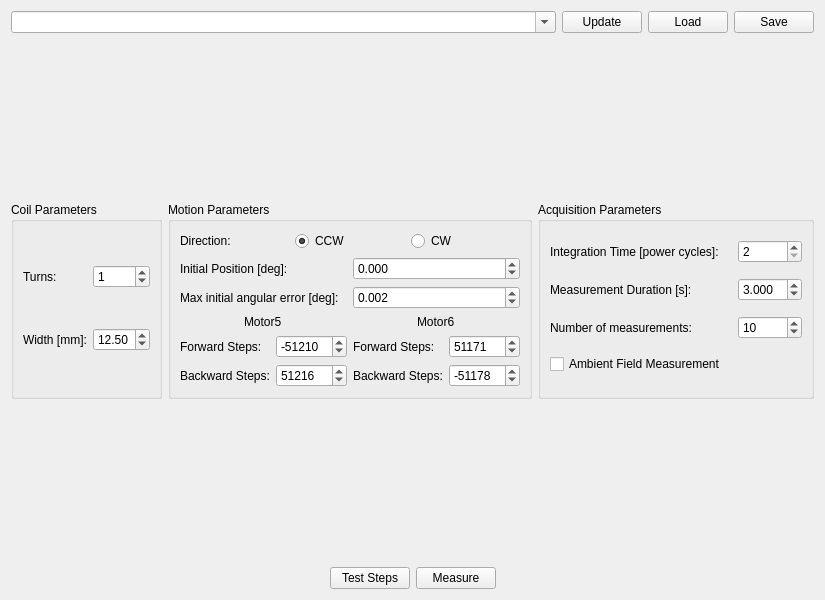
<?xml version="1.0" encoding="UTF-8"?>
<ui version="4.0">
 <class>wg_measurement</class>
 <widget class="QWidget" name="wg_measurement">
  <property name="geometry">
   <rect>
    <x>0</x>
    <y>0</y>
    <width>800</width>
    <height>600</height>
   </rect>
  </property>
  <property name="windowTitle">
   <string>Form</string>
  </property>
  <layout class="QGridLayout" name="gridLayout_7">
   <item row="5" column="0">
    <layout class="QHBoxLayout" name="horizontalLayout_2">
     <item>
      <spacer name="horizontalSpacer">
       <property name="orientation">
        <enum>Qt::Horizontal</enum>
       </property>
       <property name="sizeHint" stdset="0">
        <size>
         <width>40</width>
         <height>20</height>
        </size>
       </property>
      </spacer>
     </item>
     <item>
      <widget class="QPushButton" name="pbt_test">
       <property name="text">
        <string>Test Steps</string>
       </property>
      </widget>
     </item>
     <item>
      <widget class="QPushButton" name="pbt_measure">
       <property name="text">
        <string>Measure</string>
       </property>
      </widget>
     </item>
     <item>
      <spacer name="horizontalSpacer_2">
       <property name="orientation">
        <enum>Qt::Horizontal</enum>
       </property>
       <property name="sizeHint" stdset="0">
        <size>
         <width>40</width>
         <height>20</height>
        </size>
       </property>
      </spacer>
     </item>
    </layout>
   </item>
   <item row="4" column="0">
    <spacer name="verticalSpacer">
     <property name="orientation">
      <enum>Qt::Vertical</enum>
     </property>
     <property name="sizeHint" stdset="0">
      <size>
       <width>20</width>
       <height>40</height>
      </size>
     </property>
    </spacer>
   </item>
   <item row="0" column="0">
    <layout class="QHBoxLayout" name="horizontalLayout_4" stretch="0,0,0,0">
     <item>
      <widget class="QComboBox" name="cmb_cfg_name">
       <property name="sizePolicy">
        <sizepolicy hsizetype="Preferred" vsizetype="Maximum">
         <horstretch>0</horstretch>
         <verstretch>0</verstretch>
        </sizepolicy>
       </property>
       <property name="editable">
        <bool>true</bool>
       </property>
      </widget>
     </item>
     <item>
      <widget class="QPushButton" name="pbt_update_cfg">
       <property name="sizePolicy">
        <sizepolicy hsizetype="Maximum" vsizetype="Fixed">
         <horstretch>0</horstretch>
         <verstretch>0</verstretch>
        </sizepolicy>
       </property>
       <property name="text">
        <string>Update</string>
       </property>
      </widget>
     </item>
     <item>
      <widget class="QPushButton" name="pbt_load_cfg">
       <property name="sizePolicy">
        <sizepolicy hsizetype="Maximum" vsizetype="Maximum">
         <horstretch>0</horstretch>
         <verstretch>0</verstretch>
        </sizepolicy>
       </property>
       <property name="text">
        <string>Load</string>
       </property>
      </widget>
     </item>
     <item>
      <widget class="QPushButton" name="pbt_save_cfg">
       <property name="sizePolicy">
        <sizepolicy hsizetype="Maximum" vsizetype="Fixed">
         <horstretch>0</horstretch>
         <verstretch>0</verstretch>
        </sizepolicy>
       </property>
       <property name="text">
        <string>Save</string>
       </property>
      </widget>
     </item>
    </layout>
   </item>
   <item row="2" column="0">
    <spacer name="verticalSpacer_2">
     <property name="orientation">
      <enum>Qt::Vertical</enum>
     </property>
     <property name="sizeHint" stdset="0">
      <size>
       <width>20</width>
       <height>40</height>
      </size>
     </property>
    </spacer>
   </item>
   <item row="3" column="0">
    <layout class="QGridLayout" name="gridLayout_6">
     <item row="0" column="0">
      <widget class="QGroupBox" name="groupBox">
       <property name="title">
        <string>Coil Parameters</string>
       </property>
       <layout class="QGridLayout" name="gridLayout_2">
        <item row="0" column="0">
         <widget class="QLabel" name="label">
          <property name="sizePolicy">
           <sizepolicy hsizetype="Expanding" vsizetype="Preferred">
            <horstretch>0</horstretch>
            <verstretch>0</verstretch>
           </sizepolicy>
          </property>
          <property name="text">
           <string>Turns:</string>
          </property>
         </widget>
        </item>
        <item row="1" column="2">
         <widget class="QDoubleSpinBox" name="dsb_width">
          <property name="decimals">
           <number>2</number>
          </property>
          <property name="value">
           <double>12.500000000000000</double>
          </property>
         </widget>
        </item>
        <item row="1" column="0">
         <widget class="QLabel" name="label_2">
          <property name="sizePolicy">
           <sizepolicy hsizetype="Expanding" vsizetype="Preferred">
            <horstretch>0</horstretch>
            <verstretch>0</verstretch>
           </sizepolicy>
          </property>
          <property name="text">
           <string>Width [mm]:</string>
          </property>
         </widget>
        </item>
        <item row="0" column="2">
         <widget class="QSpinBox" name="sb_turns">
          <property name="sizePolicy">
           <sizepolicy hsizetype="MinimumExpanding" vsizetype="Fixed">
            <horstretch>0</horstretch>
            <verstretch>0</verstretch>
           </sizepolicy>
          </property>
          <property name="value">
           <number>1</number>
          </property>
         </widget>
        </item>
       </layout>
      </widget>
     </item>
     <item row="0" column="1">
      <widget class="QGroupBox" name="groupBox_3">
       <property name="title">
        <string>Motion Parameters</string>
       </property>
       <layout class="QGridLayout" name="gridLayout_5">
        <item row="4" column="0">
         <layout class="QGridLayout" name="gridLayout_3">
          <item row="0" column="0" colspan="2" alignment="Qt::AlignHCenter">
           <widget class="QLabel" name="label_6">
            <property name="text">
             <string>Motor5</string>
            </property>
           </widget>
          </item>
          <item row="1" column="0">
           <widget class="QLabel" name="label_7">
            <property name="text">
             <string>Forward Steps:</string>
            </property>
           </widget>
          </item>
          <item row="1" column="1">
           <widget class="QSpinBox" name="sb_frw5">
            <property name="minimum">
             <number>-209600</number>
            </property>
            <property name="maximum">
             <number>209600</number>
            </property>
            <property name="value">
             <number>-51210</number>
            </property>
           </widget>
          </item>
          <item row="2" column="0">
           <widget class="QLabel" name="label_8">
            <property name="text">
             <string>Backward Steps:</string>
            </property>
           </widget>
          </item>
          <item row="2" column="1">
           <widget class="QSpinBox" name="sb_bck5">
            <property name="minimum">
             <number>-209600</number>
            </property>
            <property name="maximum">
             <number>209600</number>
            </property>
            <property name="value">
             <number>51216</number>
            </property>
           </widget>
          </item>
         </layout>
        </item>
        <item row="4" column="1">
         <layout class="QGridLayout" name="gridLayout_4">
          <item row="0" column="0" colspan="2" alignment="Qt::AlignHCenter">
           <widget class="QLabel" name="label_9">
            <property name="text">
             <string>Motor6</string>
            </property>
           </widget>
          </item>
          <item row="1" column="0">
           <widget class="QLabel" name="label_10">
            <property name="text">
             <string>Forward Steps:</string>
            </property>
           </widget>
          </item>
          <item row="1" column="1">
           <widget class="QSpinBox" name="sb_frw6">
            <property name="minimum">
             <number>-209600</number>
            </property>
            <property name="maximum">
             <number>209600</number>
            </property>
            <property name="value">
             <number>51171</number>
            </property>
           </widget>
          </item>
          <item row="2" column="0">
           <widget class="QLabel" name="label_11">
            <property name="text">
             <string>Backward Steps:</string>
            </property>
           </widget>
          </item>
          <item row="2" column="1">
           <widget class="QSpinBox" name="sb_bck6">
            <property name="minimum">
             <number>-209600</number>
            </property>
            <property name="maximum">
             <number>209600</number>
            </property>
            <property name="value">
             <number>-51178</number>
            </property>
           </widget>
          </item>
         </layout>
        </item>
        <item row="0" column="0" colspan="2">
         <layout class="QHBoxLayout" name="horizontalLayout_3">
          <item>
           <widget class="QLabel" name="label_12">
            <property name="text">
             <string>Direction:</string>
            </property>
           </widget>
          </item>
          <item>
           <widget class="QRadioButton" name="rdb_ccw">
            <property name="text">
             <string>CCW</string>
            </property>
            <property name="checked">
             <bool>true</bool>
            </property>
           </widget>
          </item>
          <item>
           <widget class="QRadioButton" name="rdb_cw">
            <property name="text">
             <string>CW</string>
            </property>
           </widget>
          </item>
         </layout>
        </item>
        <item row="1" column="0" colspan="2">
         <layout class="QHBoxLayout" name="horizontalLayout">
          <item>
           <widget class="QLabel" name="label_5">
            <property name="text">
             <string>Initial Position [deg]:</string>
            </property>
           </widget>
          </item>
          <item>
           <widget class="QDoubleSpinBox" name="dsp_start_pos">
            <property name="decimals">
             <number>3</number>
            </property>
            <property name="minimum">
             <double>-360.000000000000000</double>
            </property>
            <property name="maximum">
             <double>360.000000000000000</double>
            </property>
            <property name="singleStep">
             <double>0.250000000000000</double>
            </property>
           </widget>
          </item>
         </layout>
        </item>
        <item row="2" column="0">
         <widget class="QLabel" name="label_14">
          <property name="text">
           <string>Max initial angular error [deg]:</string>
          </property>
         </widget>
        </item>
        <item row="2" column="1">
         <widget class="QDoubleSpinBox" name="dsb_max_err">
          <property name="decimals">
           <number>3</number>
          </property>
          <property name="minimum">
           <double>0.001000000000000</double>
          </property>
          <property name="maximum">
           <double>0.057000000000000</double>
          </property>
          <property name="value">
           <double>0.002000000000000</double>
          </property>
         </widget>
        </item>
       </layout>
      </widget>
     </item>
     <item row="0" column="2">
      <widget class="QGroupBox" name="groupBox_2">
       <property name="title">
        <string>Acquisition Parameters</string>
       </property>
       <layout class="QGridLayout" name="gridLayout">
        <item row="1" column="2">
         <widget class="QDoubleSpinBox" name="dsb_duration">
          <property name="decimals">
           <number>3</number>
          </property>
          <property name="value">
           <double>3.000000000000000</double>
          </property>
         </widget>
        </item>
        <item row="1" column="0" colspan="2">
         <widget class="QLabel" name="label_3">
          <property name="text">
           <string>Measurement Duration [s]:</string>
          </property>
         </widget>
        </item>
        <item row="4" column="0">
         <widget class="QCheckBox" name="chb_Iamb">
          <property name="text">
           <string>Ambient Field Measurement</string>
          </property>
         </widget>
        </item>
        <item row="0" column="2">
         <widget class="QSpinBox" name="sb_nplc">
          <property name="minimum">
           <number>2</number>
          </property>
          <property name="maximum">
           <number>10</number>
          </property>
         </widget>
        </item>
        <item row="0" column="0" colspan="2">
         <widget class="QLabel" name="label_4">
          <property name="text">
           <string>Integration Time [power cycles]:</string>
          </property>
         </widget>
        </item>
        <item row="2" column="0">
         <widget class="QLabel" name="label_13">
          <property name="text">
           <string>Number of measurements:</string>
          </property>
         </widget>
        </item>
        <item row="2" column="2">
         <widget class="QSpinBox" name="sb_nmeasurements">
          <property name="value">
           <number>10</number>
          </property>
         </widget>
        </item>
       </layout>
      </widget>
     </item>
    </layout>
   </item>
  </layout>
 </widget>
 <resources/>
 <connections/>
</ui>
